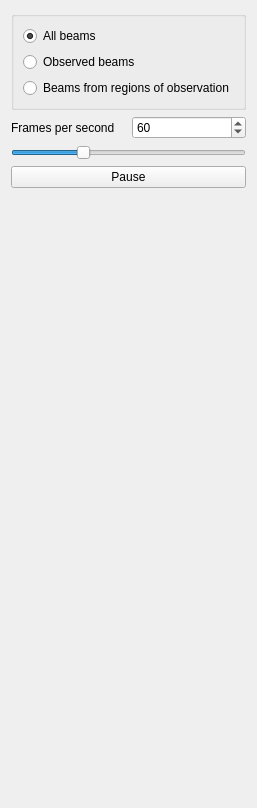
          <widget class="QWidget" name="page4">
           <layout class="QVBoxLayout" name="verticalLayout_8">
            <item>
             <widget class="QGroupBox" name="groupBox_beams_page4">
              <property name="title">
               <string/>
              </property>
              <layout class="QVBoxLayout" name="verticalLayout_7">
               <item>
                <widget class="QRadioButton" name="radioButton_all_beams_page4">
                 <property name="text">
                  <string>All beams</string>
                 </property>
                 <property name="checked">
                  <bool>true</bool>
                 </property>
                </widget>
               </item>
               <item>
                <widget class="QRadioButton" name="radioButton_observed_beams_page4">
                 <property name="text">
                  <string>Observed beams</string>
                 </property>
                </widget>
               </item>
               <item>
                <widget class="QRadioButton" name="radioButton_regions_beams_page4">
                 <property name="text">
                  <string>Beams from regions of observation</string>
                 </property>
                </widget>
               </item>
              </layout>
             </widget>
            </item>
            <item>
             <layout class="QHBoxLayout" name="hLayout_FPS_page4">
              <item>
               <widget class="QLabel" name="label_FPS_page4">
                <property name="text">
                 <string>Frames per second</string>
                </property>
               </widget>
              </item>
              <item>
               <widget class="QSpinBox" name="spinBox_FPS_page4">
                <property name="minimum">
                 <number>1</number>
                </property>
                <property name="maximum">
                 <number>200</number>
                </property>
                <property name="value">
                 <number>60</number>
                </property>
               </widget>
              </item>
             </layout>
            </item>
            <item>
             <widget class="QSlider" name="horizontalSlider_FPS_page4">
              <property name="minimum">
               <number>1</number>
              </property>
              <property name="maximum">
               <number>200</number>
              </property>
              <property name="value">
               <number>60</number>
              </property>
              <property name="orientation">
               <enum>Qt::Orientation::Horizontal</enum>
              </property>
             </widget>
            </item>
            <item>
             <widget class="QPushButton" name="pushButton_startpause_page4">
              <property name="text">
               <string>Pause</string>
              </property>
             </widget>
            </item>
            <item>
             <spacer name="vSpacer_page4">
              <property name="orientation">
               <enum>Qt::Orientation::Vertical</enum>
              </property>
              <property name="sizeHint" stdset="0">
               <size>
                <width>20</width>
                <height>609</height>
               </size>
              </property>
             </spacer>
            </item>
           </layout>
          </widget>
